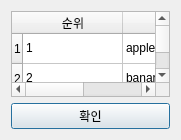
<?xml version="1.0" encoding="UTF-8"?>
<ui version="4.0">
 <class>Dialog</class>
 <widget class="QDialog" name="Dialog">
  <property name="geometry">
   <rect>
    <x>0</x>
    <y>0</y>
    <width>181</width>
    <height>140</height>
   </rect>
  </property>
  <property name="windowTitle">
   <string>Dialog</string>
  </property>
  <layout class="QGridLayout" name="gridLayout">
   <item row="0" column="0">
    <widget class="QTableWidget" name="tableWidget">
     <row>
      <property name="text">
       <string>1</string>
      </property>
     </row>
     <row>
      <property name="text">
       <string>2</string>
      </property>
     </row>
     <row>
      <property name="text">
       <string>3</string>
      </property>
     </row>
     <column>
      <property name="text">
       <string>순위</string>
      </property>
     </column>
     <column>
      <property name="text">
       <string>말</string>
      </property>
     </column>
     <item row="0" column="0">
      <property name="text">
       <string>1</string>
      </property>
     </item>
     <item row="0" column="1">
      <property name="text">
       <string>apple</string>
      </property>
     </item>
     <item row="1" column="0">
      <property name="text">
       <string>2</string>
      </property>
     </item>
     <item row="1" column="1">
      <property name="text">
       <string>banana</string>
      </property>
     </item>
     <item row="2" column="0">
      <property name="text">
       <string>3</string>
      </property>
     </item>
     <item row="2" column="1">
      <property name="text">
       <string>charlie</string>
      </property>
     </item>
    </widget>
   </item>
   <item row="1" column="0">
    <widget class="QPushButton" name="pushButton">
     <property name="text">
      <string>확인</string>
     </property>
    </widget>
   </item>
  </layout>
 </widget>
 <resources/>
 <connections/>
</ui>
